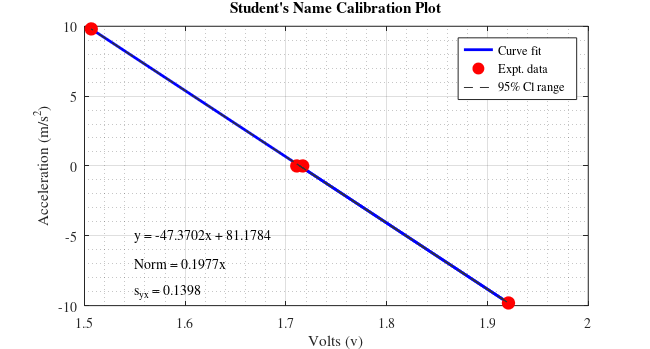
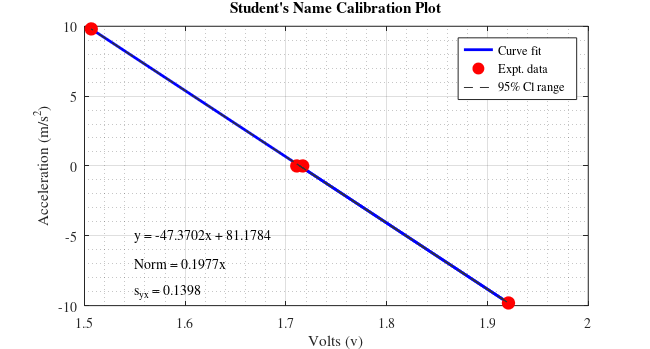

Source code (MATLAB) for these figures, in order:
% This is a generic program to generate calibration plot and provide slope
% and intercept data
%%%%%%%%%%%%%%%%%%%%%%%%%%%%%%%%%%%%%%%%%%%%%%%
% Date: 09/02/2025
% Author: Dr. Christopher Bitikofer
% Decription:
% This code and it's supporting functions can be configured to collect data
% using the NI-MyDAQ.
% The user must provide appropriate information - see beginning of code.
%%%%%%%%%%%%%%%%%%%%%%%%%%%%%%%%%%%%%%%%%%%%%%%
% THIS CODE OVERWRITES THE DATA. PLEASE MOVE THE FILES OR RENAME PRIOR TO
% RERUNNING THE CODE
%%%%%%%%%%%%%%%%%%%%%%%%%%%%%%%%%%%%%%%%%%%%%%%
clear all
close all
clc

%% User have to manually add information
x = [1.7107 1.9208 1.7166 1.5067 ]; %Voltage Data
y = [0 -9.81 0 9.81]; % Acceleration
t_nuP= 0; % Value read from t-student's table
plotTitle = 'Student''s Name Calibration Plot';

%% End of user information
[p,s] = polyfit (x,y,1); % Curve fitting with 1st order fit
xfit = x;% Generating degree of freedom for the curve fit
yfit = polyval(p,xfit);
nu = s.df; % Getting degree of freedom for the curve fit 
norm = s.normr; % Getting the norm of the curve fitting
syx = norm/sqrt(nu);

% Generating figure with specific size
figure(1)
set(gcf,'unit','inches','position',[0.50 0.50 6.50 3.50],...
    'defaultaxesfontsize',10,'defaultaxesfontname','times');
% Plotting data
plot(xfit,yfit,'b-','linewidth',2);hold on
plot(x,y,'ro','markersize',9,'markerfacecolor','r')
xlabel('Volts (v)')
ylabel('Acceleration (m/s^{2})')
% Now adding 95% confidence level in the plot
y_cl_low = yfit - t_nuP*syx; % Using regression analysis
y_cl_up  = yfit + t_nuP*syx;
plot(xfit,y_cl_low,'--','color',[0.2 0.2 0.2], 'HandleVisibility','off');
plot(xfit,y_cl_up,'--','color',[0.2 0.2 0.2]);
grid on
grid minor

legend('Curve fit','Expt. data','95% Cl range','location','Northeast')
title(plotTitle)
text(1.55,-5,sprintf('y = %3.4fx + %3.4f',p(1),p(2)),'Fontname','times')
text(1.55,-7,sprintf('Norm = %3.4fx',s.normr),'Fontname','times')
text(1.55,-9,sprintf('s_{yx} = %3.4f',syx),'Fontname','times')

%% Saving the files in png and pdf format
figName = ['../Figures/Student_Name_Exp03_Calibration'];
set(gcf,'PaperPositionMode','auto')
print(figName,'-dpng','-r600')
set(gcf,'PaperUnits','inches','Units','inches');
figpos = get(gcf,'Position');
set(gcf,'Papersize',figpos(3:4),'Units','inches');
print(figName,'-dpdf','-r600')